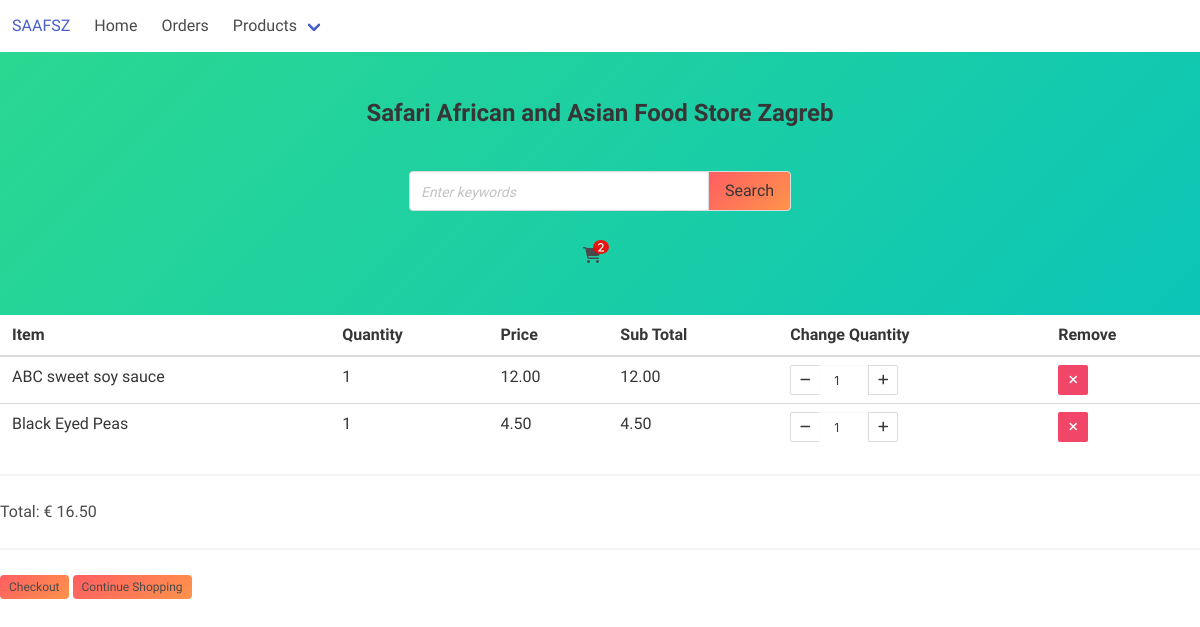
Before: /view_cart/ (signed in) with the older database file.
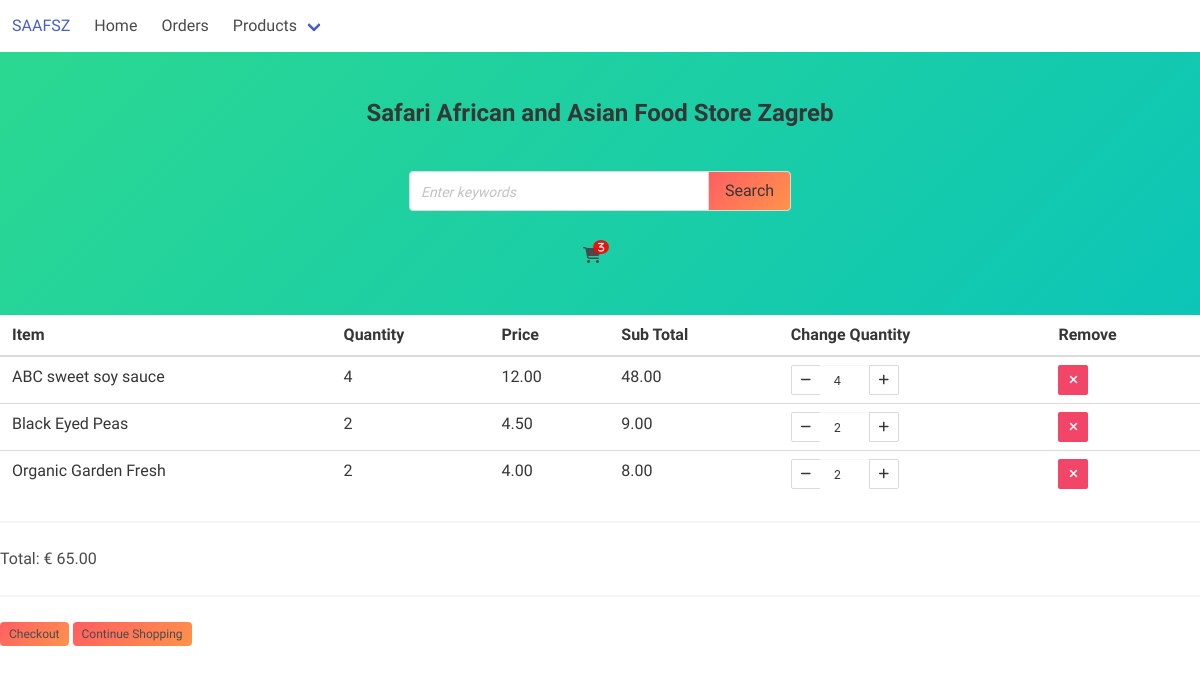
After: the same page with the newer database file.
### core/models.py (models this page shows, shortened)
class CartItem(models.Model):
    cart = models.ForeignKey('Cart', on_delete=models.CASCADE, null=True, blank=True)
    product = models.ForeignKey(Products, on_delete=models.CASCADE)
    quantity = models.PositiveIntegerField(default=1)
    sub_total = models.DecimalField(max_digits=10, decimal_places=2, default=0)

class Products(models.Model):
    item_name = models.CharField(max_length=100)
    description = models.TextField()
    price = models.DecimalField(max_digits=10, decimal_places=2)
    stock = models.IntegerField()
    discount = models.BooleanField(default=False)
    discount_percentage = models.IntegerField()
    image = models.BinaryField(null=True, blank=1, editable=False)
    category = models.ForeignKey('ProductCategory', on_delete=models.CASCADE)
    sold = models.IntegerField(default=0)
    class Meta:
        ordering = ('item_name',)
        verbose_name_plural = 'Products'

class Cart(models.Model):
    user = models.ForeignKey(User, on_delete=models.CASCADE, null=True, blank=True)
    products = models.ManyToManyField(Products, through='CartItem')
    total = models.DecimalField(max_digits=10, decimal_places=2, default=0)
    date_of_creation = models.DateTimeField(auto_now_add=True)

### core/views.py (the view, shortened to what this page needs)
# urls.py: path('view_cart/', views.view_cart, name='view_cart'),
def view_cart(request):
    context = {}
    if request.user.is_authenticated:
        try:
            cart = Cart.objects.get(user=request.user)
            cart_items = cart.cartitem_set.all()
        except:
            cart_items = []
    try:
        total_cost = cart.total
        context['cart_items'] = cart_items
        context['total_cost'] = total_cost
    except:
        print('No cart')
    return render(request, 'view_cart.html', context)

### core/context_processors.py (called while the page is built, shortened)
def categories(request):
    return {
        'categories': ProductCategory.objects.all()
    }

def cart(request):
    if request.user.is_authenticated:
        print(request.user)
        try:
            cart = Cart.objects.get(user=request.user)
            print(cart.cartitem_set)
            cart = cart.cartitem_set.count()
            return {
                'cart': cart
            }
        except:
            return {
                'cart': 0
            }

### core/templates/view_cart.html (shortened to what this page needs)
{% extends 'layout/base.html' %}
{% load custom_tags %}
{% block content %}
<head>
</head>
<div class="container table-container">
    <table class="table is-hoverable">
        <thead>
            <th>Item</th>
            <th>Quantity</th>
            <th>Price</th>
            <th>Sub Total</th>
            <th>Change Quantity</th>
            <th>Remove</th>
        </thead>
        {% if cart_items %}
        {% for item in cart_items %}
        <tr id="{{item.id}}">
            <td>{{item.product.item_name}}</td>
            <td class="quantity">{{item.quantity}}</td>
            <td>{{item.product.price}}</td>
            <td class="sub_total">{{item.sub_total}}</td>
            <td>
                <div class="quantity_change">
                    <div class="field has-addons quantity-field">
                        <p class="control">
                            <a class="button is-small decrement-btn">
                                <span class="icon is-small">
                                    <i class="fas fa-minus"></i>
                                </span>
                            </a>
                        </p>
                        <p class="control">
                            <input data-product-id="{{item.id}}" class="input is-small quantity-input" type="number"
                                value="{{item.quantity}}">
                        </p>
                        <p class="control">
                            <a class="button is-small increment-btn">
                                <span class="icon is-small">
                                    <i class="fas fa-plus"></i>
                                </span>
                            </a>
                        </p>
                    </div>
                </div>
            </td>
            <td>
                <a href="" class="button is-danger is-small">
                    <span class="icon is-small">
                        <i class="fas fa-times"></i>
                    </span>
                </a>
            </td>
        </tr>
        {% endfor %}
        {% endif %}
    </table>
    <hr>
    <div class="total">
        <p class="is-4">Total: €<span> {{total_cost}}</span></p>
    </div>
    <hr>
    <div class="checkout">
        <a class="tag is-colorful-btn" id="openModal">Checkout</a>
        <a href="/" class="tag is-colorful-btn">Continue Shopping</a>
    </div>
        {% include 'includes/checkout_modal.html' %}
{% endblock %}

Changed rows visible on the page:
changed CartItem "ABC sweet soy sauce": quantity "1" → "4"; sub_total "12.00" → "48.00"
changed CartItem "Black Eyed Peas": quantity "1" → "2"; sub_total "4.50" → "9.00"
added CartItem: product.item_name "Organic Garden Fresh", quantity "2", product.price "4.00", sub_total "8.00"
changed Cart: total "16.50" → "65.00"
Other visible differences:
{{ cart }}: 2 → 3 (drawn)
